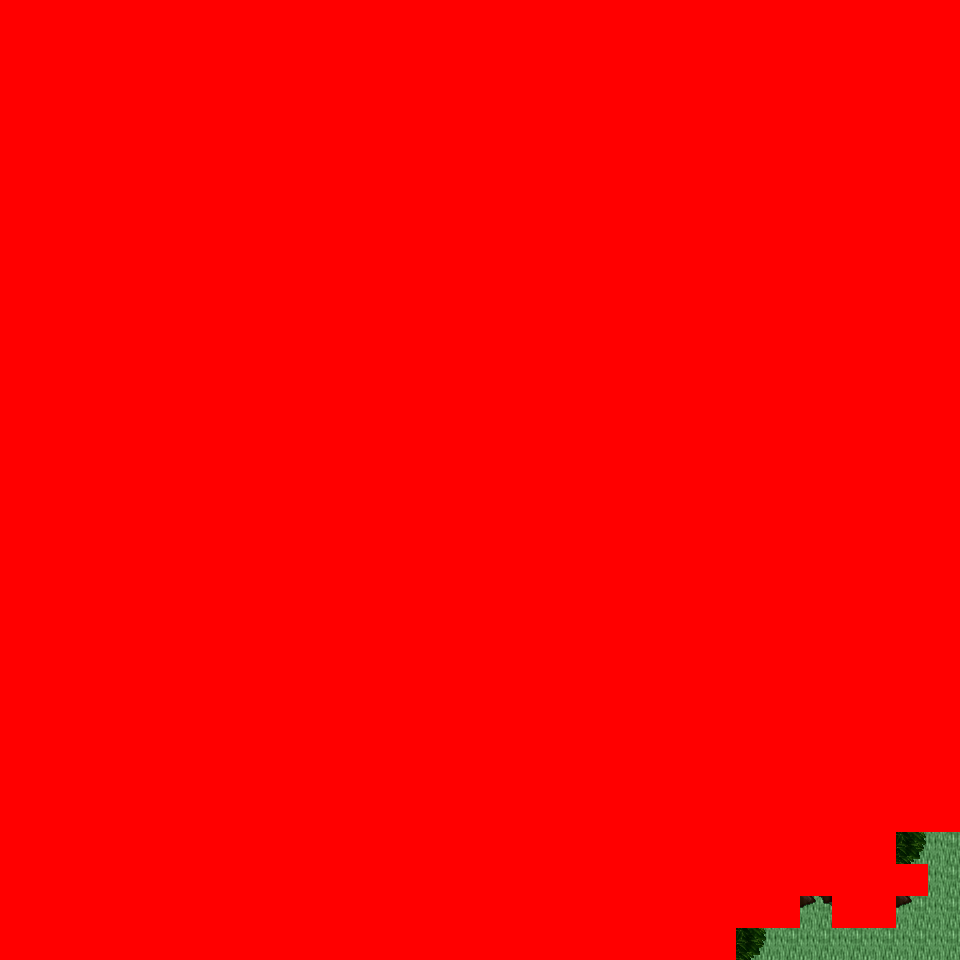

Tiled map render using the project's own tile images. Description and the map definition, with tile-layer contents summarised, below:
An orthogonal 30x30 tile map with 32x32 px tiles, 6 tile layers (Ground, Object, Object2, Above, ...), 24 tilesets and 2 objects (2x mapExit).

<map version="1.0" orientation="orthogonal" renderorder="right-down" width="30" height="30" tilewidth="32" tileheight="32" nextobjectid="3">
  <tileset firstgid="1" name="tileset_logic_collision" tilewidth="32" tileheight="32" tilecount="1" columns="1">
    <image source="../drawable/tileset_logic_collision.png" width="32" height="32" />
  </tileset>
  <tileset firstgid="2" name="tileset_ground_ground" tilewidth="32" tileheight="32" tilecount="33" columns="3">
    <image source="../drawable/tileset_ground_ground.png" width="96" height="352" />
  </tileset>
  <tileset firstgid="35" name="tileset_plant_tree_tree_darkgreen" tilewidth="32" tileheight="32" tilecount="88" columns="8">
    <image source="../drawable/tileset_plant_tree_tree_darkgreen.png" width="256" height="352" />
  </tileset>
  <tileset firstgid="123" name="tileset_logic_item_resources" tilewidth="32" tileheight="32" tilecount="6" columns="6">
    <image source="../drawable/tileset_logic_item_resources.png" width="192" height="32" />
  </tileset>
  <tileset firstgid="129" name="tileset_logic_creature_animal" tilewidth="32" tileheight="32" tilecount="32" columns="8">
    <image source="../drawable/tileset_logic_creature_animal.png" width="256" height="128" />
  </tileset>
  <tileset firstgid="161" name="tileset_plant_flower_daisy_blue" tilewidth="32" tileheight="32" tilecount="8" columns="2">
    <image source="../drawable/tileset_plant_flower_daisy_blue.png" width="64" height="128" />
  </tileset>
  <tileset firstgid="169" name="tileset_plant_flower_daisy_red" tilewidth="32" tileheight="32" tilecount="8" columns="2">
    <image source="../drawable/tileset_plant_flower_daisy_red.png" width="64" height="128" />
  </tileset>
  <tileset firstgid="177" name="tileset_plant_flower_daisy_white" tilewidth="32" tileheight="32" tilecount="8" columns="2">
    <image source="../drawable/tileset_plant_flower_daisy_white.png" width="64" height="128" />
  </tileset>
  <tileset firstgid="185" name="tileset_plant_flower_daisy_yellow" tilewidth="32" tileheight="32" tilecount="8" columns="2">
    <image source="../drawable/tileset_plant_flower_daisy_yellow.png" width="64" height="128" />
  </tileset>
  <tileset firstgid="193" name="tileset_building_thatched_roof_cottage2" tilewidth="32" tileheight="32" tilecount="20" columns="4">
    <image source="../drawable/tileset_building_thatched_roof_cottage2.png" width="128" height="160" />
  </tileset>
  <tileset firstgid="213" name="tileset_building_thatched_roof_cottage1" tilewidth="32" tileheight="32" tilecount="20" columns="4">
    <image source="../drawable/tileset_building_thatched_roof_cottage1.png" width="128" height="160" />
  </tileset>
  <tileset firstgid="233" name="tileset_logic_creature_elemental" tilewidth="32" tileheight="32" tilecount="16" columns="8">
    <image source="../drawable/tileset_logic_creature_elemental.png" width="256" height="64" />
  </tileset>
  <tileset firstgid="249" name="tileset_item_campfires" tilewidth="32" tileheight="32" tilecount="2" columns="2">
    <image source="../drawable/tileset_item_campfires.png" width="64" height="32" />
  </tileset>
  <tileset firstgid="251" name="tileset_furniture_light_flames" tilewidth="32" tileheight="32" tilecount="6" columns="6">
    <image source="../drawable/tileset_furniture_light_flames.png" width="192" height="32" />
  </tileset>
  <tileset firstgid="257" name="tileset_item_firewood" tilewidth="32" tileheight="32" tilecount="12" columns="3">
    <image source="../drawable/tileset_item_firewood.png" width="96" height="128" />
  </tileset>
  <tileset firstgid="269" name="tileset_plant_flower_bulbs" tilewidth="32" tileheight="32" tilecount="4" columns="1">
    <image source="../drawable/tileset_plant_flower_bulbs.png" width="32" height="128" />
  </tileset>
  <tileset firstgid="273" name="tileset_ground_grass_corners" tilewidth="32" tileheight="32" tilecount="24" columns="6">
    <image source="../drawable/tileset_ground_grass_corners.png" width="192" height="128" />
  </tileset>
  <tileset firstgid="297" name="tileset_ground_grass_edges" tilewidth="32" tileheight="32" tilecount="36" columns="12">
    <image source="../drawable/tileset_ground_grass_edges.png" width="384" height="96" />
  </tileset>
  <tileset firstgid="333" name="tileset_light_dim_yellow_light_5x5" tilewidth="32" tileheight="32" tilecount="25" columns="5">
    <image source="../drawable/tileset_light_dim_yellow_light_5x5.png" width="160" height="160" />
  </tileset>
  <tileset firstgid="358" name="tileset_plant_tree_fall_trees" tilewidth="32" tileheight="32" tilecount="40" columns="8">
    <image source="../drawable/tileset_plant_tree_fall_trees.png" width="256" height="160" />
  </tileset>
  <tileset firstgid="398" name="tileset_plant_leaves" tilewidth="32" tileheight="32" tilecount="8" columns="4">
    <image source="../drawable/tileset_plant_leaves.png" width="128" height="64" />
  </tileset>
  <tileset firstgid="406" name="tileset_ground_grass_2" tilewidth="32" tileheight="32" tilecount="21" columns="3">
    <image source="../drawable/tileset_ground_grass_2.png" width="96" height="224" />
  </tileset>
  <tileset firstgid="427" name="tileset_ground_rock_pebbles" tilewidth="32" tileheight="32" tilecount="3" columns="1">
    <image source="../drawable/tileset_ground_rock_pebbles.png" width="32" height="96" />
  </tileset>
  <tileset firstgid="430" name="tileset_logic_creature_fowl" tilewidth="32" tileheight="32" tilecount="6" columns="6">
    <image source="../drawable/tileset_logic_creature_fowl.png" width="192" height="32" />
  </tileset>
  <layer name="Ground" width="30" height="30">
    <data>[900 cells, 900 non-empty, 1 distinct tile ids]</data>
  </layer>
  <layer name="Object" width="30" height="30">
    <data>[900 cells, 46 non-empty, 10 distinct tile ids]</data>
  </layer>
  <layer name="Object2" width="30" height="30">
    <data>[900 cells, 0 non-empty, 0 distinct tile ids]</data>
  </layer>
  <layer name="Above" width="30" height="30">
    <data>[900 cells, 879 non-empty, 15 distinct tile ids]</data>
  </layer>
  <layer name="Above2" width="30" height="30">
    <data>[900 cells, 0 non-empty, 0 distinct tile ids]</data>
  </layer>
  <layer name="Walkable" width="30" height="30">
    <data>[900 cells, 887 non-empty, 1 distinct tile ids]</data>
  </layer>
  <objectgroup name="MapEvents">
    <object id="1" name="south" type="mapExit" x="736" y="928" width="224" height="32">
      <properties>
        <property name="map" value="level_0_x0_y29" />
        <property name="x" value="23" />
        <property name="y" value="1" />
      </properties>
    </object>
    <object id="2" name="east" type="mapExit" x="928" y="832" width="32" height="128">
      <properties>
        <property name="map" value="level_0_x1_y28" />
        <property name="x" value="1" />
        <property name="y" value="26" />
      </properties>
    </object>
  </objectgroup>
</map>
